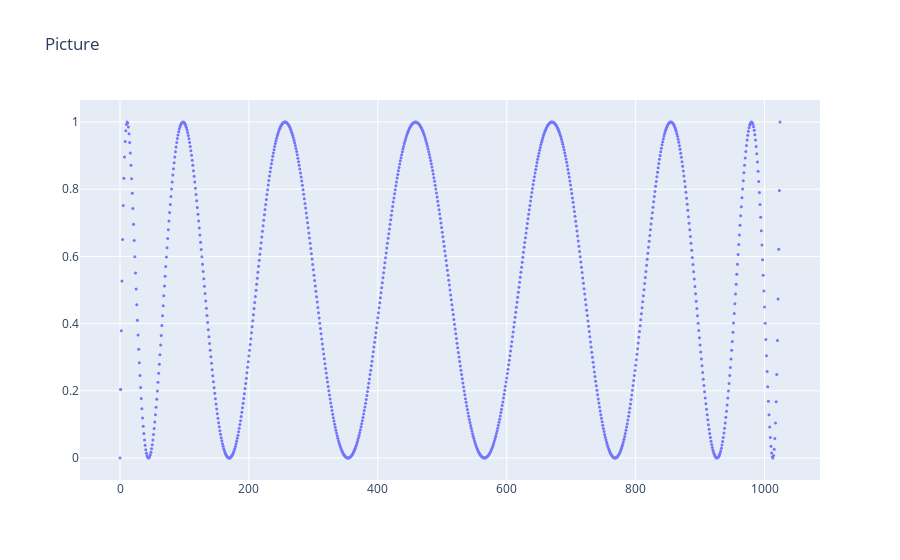

Notebook cell for this chart:
### Code cell
C = []

for n in [0, 1, *list(range(1, N, 1)), N]:
    p = get_P_of_0_complex([j_1], n, N)
    C.append((n, p))

p_1 = get_P_of_0_complex([j_1], n=1, N = N)
print(p_1)

show([[[(x[0], x[1]) for x in C], 'blue', 0.5]])

### Figure 1 — Plotly figure (JSON) as saved in the notebook; plotly's stock layout.template omitted (floating-point values rounded to 4 significant figures; data arrays with more than 128 entries replaced by an {"elided": "..."} marker saying what was removed)
{"data": [{"marker": {"color": "blue", "size": 3}, "mode": "markers", "opacity": 0.5, "type": "scatter", "x": {"elided": "1026 int values"}, "y": {"elided": "1026 float values"}}], "layout": {"title": {"text": "Picture"}, "xaxis": {"zeroline": false}, "yaxis": {"zeroline": false}}}
